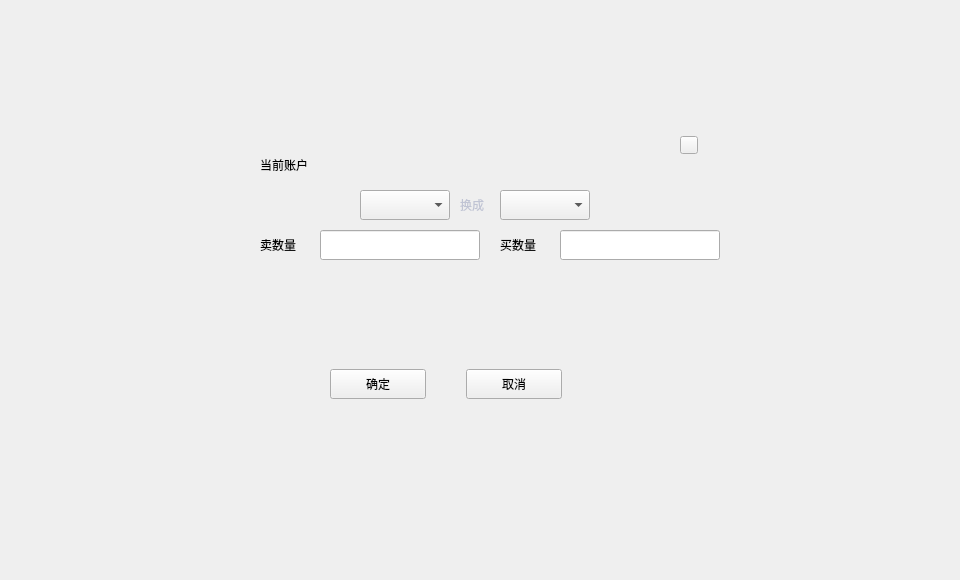
<?xml version="1.0" encoding="UTF-8"?>
<ui version="4.0">
 <class>SellDialog</class>
 <widget class="QDialog" name="SellDialog">
  <property name="geometry">
   <rect>
    <x>0</x>
    <y>0</y>
    <width>960</width>
    <height>580</height>
   </rect>
  </property>
  <property name="windowTitle">
   <string>Dialog</string>
  </property>
  <widget class="QWidget" name="widget" native="true">
   <property name="geometry">
    <rect>
     <x>0</x>
     <y>0</y>
     <width>960</width>
     <height>580</height>
    </rect>
   </property>
   <property name="font">
    <font>
     <family>微软雅黑</family>
    </font>
   </property>
   <widget class="QWidget" name="containerWidget" native="true">
    <property name="geometry">
     <rect>
      <x>230</x>
      <y>120</y>
      <width>500</width>
      <height>340</height>
     </rect>
    </property>
    <widget class="QToolButton" name="cancelBtn">
     <property name="geometry">
      <rect>
       <x>236</x>
       <y>249</y>
       <width>96</width>
       <height>30</height>
      </rect>
     </property>
     <property name="cursor">
      <cursorShape>PointingHandCursor</cursorShape>
     </property>
     <property name="styleSheet">
      <string notr="true"/>
     </property>
     <property name="text">
      <string>取消</string>
     </property>
    </widget>
    <widget class="QToolButton" name="okBtn">
     <property name="geometry">
      <rect>
       <x>100</x>
       <y>249</y>
       <width>96</width>
       <height>30</height>
      </rect>
     </property>
     <property name="cursor">
      <cursorShape>PointingHandCursor</cursorShape>
     </property>
     <property name="styleSheet">
      <string notr="true"/>
     </property>
     <property name="text">
      <string>确定</string>
     </property>
    </widget>
    <widget class="QComboBox" name="assetComboBox">
     <property name="geometry">
      <rect>
       <x>130</x>
       <y>70</y>
       <width>90</width>
       <height>30</height>
      </rect>
     </property>
     <property name="font">
      <font>
       <family>微软雅黑</family>
       <weight>50</weight>
       <bold>false</bold>
      </font>
     </property>
     <property name="focusPolicy">
      <enum>Qt::NoFocus</enum>
     </property>
     <property name="styleSheet">
      <string notr="true"/>
     </property>
    </widget>
    <widget class="QLabel" name="label_2">
     <property name="geometry">
      <rect>
       <x>230</x>
       <y>70</y>
       <width>40</width>
       <height>30</height>
      </rect>
     </property>
     <property name="font">
      <font>
       <family>微软雅黑</family>
      </font>
     </property>
     <property name="styleSheet">
      <string notr="true">color: rgb(192, 196, 212);</string>
     </property>
     <property name="text">
      <string>换成</string>
     </property>
     <property name="alignment">
      <set>Qt::AlignLeading|Qt::AlignLeft|Qt::AlignVCenter</set>
     </property>
    </widget>
    <widget class="QComboBox" name="assetComboBox2">
     <property name="geometry">
      <rect>
       <x>270</x>
       <y>70</y>
       <width>90</width>
       <height>30</height>
      </rect>
     </property>
     <property name="font">
      <font>
       <family>微软雅黑</family>
       <weight>50</weight>
       <bold>false</bold>
      </font>
     </property>
     <property name="focusPolicy">
      <enum>Qt::NoFocus</enum>
     </property>
     <property name="styleSheet">
      <string notr="true"/>
     </property>
    </widget>
    <widget class="QLabel" name="label">
     <property name="geometry">
      <rect>
       <x>30</x>
       <y>110</y>
       <width>54</width>
       <height>30</height>
      </rect>
     </property>
     <property name="text">
      <string>卖数量</string>
     </property>
    </widget>
    <widget class="QLabel" name="label_3">
     <property name="geometry">
      <rect>
       <x>270</x>
       <y>110</y>
       <width>54</width>
       <height>30</height>
      </rect>
     </property>
     <property name="text">
      <string>买数量</string>
     </property>
    </widget>
    <widget class="QLineEdit" name="sellAmountLineEdit">
     <property name="geometry">
      <rect>
       <x>90</x>
       <y>110</y>
       <width>160</width>
       <height>30</height>
      </rect>
     </property>
    </widget>
    <widget class="QLineEdit" name="buyAmountLineEdit">
     <property name="geometry">
      <rect>
       <x>330</x>
       <y>110</y>
       <width>160</width>
       <height>30</height>
      </rect>
     </property>
    </widget>
    <widget class="QLabel" name="label_4">
     <property name="geometry">
      <rect>
       <x>30</x>
       <y>30</y>
       <width>60</width>
       <height>30</height>
      </rect>
     </property>
     <property name="text">
      <string>当前账户</string>
     </property>
    </widget>
    <widget class="QLabel" name="accountNameLabel">
     <property name="geometry">
      <rect>
       <x>90</x>
       <y>30</y>
       <width>120</width>
       <height>30</height>
      </rect>
     </property>
     <property name="text">
      <string/>
     </property>
    </widget>
    <widget class="QToolButton" name="closeBtn">
     <property name="geometry">
      <rect>
       <x>450</x>
       <y>16</y>
       <width>18</width>
       <height>18</height>
      </rect>
     </property>
     <property name="cursor">
      <cursorShape>PointingHandCursor</cursorShape>
     </property>
     <property name="focusPolicy">
      <enum>Qt::NoFocus</enum>
     </property>
     <property name="styleSheet">
      <string notr="true"/>
     </property>
     <property name="text">
      <string/>
     </property>
    </widget>
   </widget>
  </widget>
 </widget>
 <resources/>
 <connections/>
</ui>
